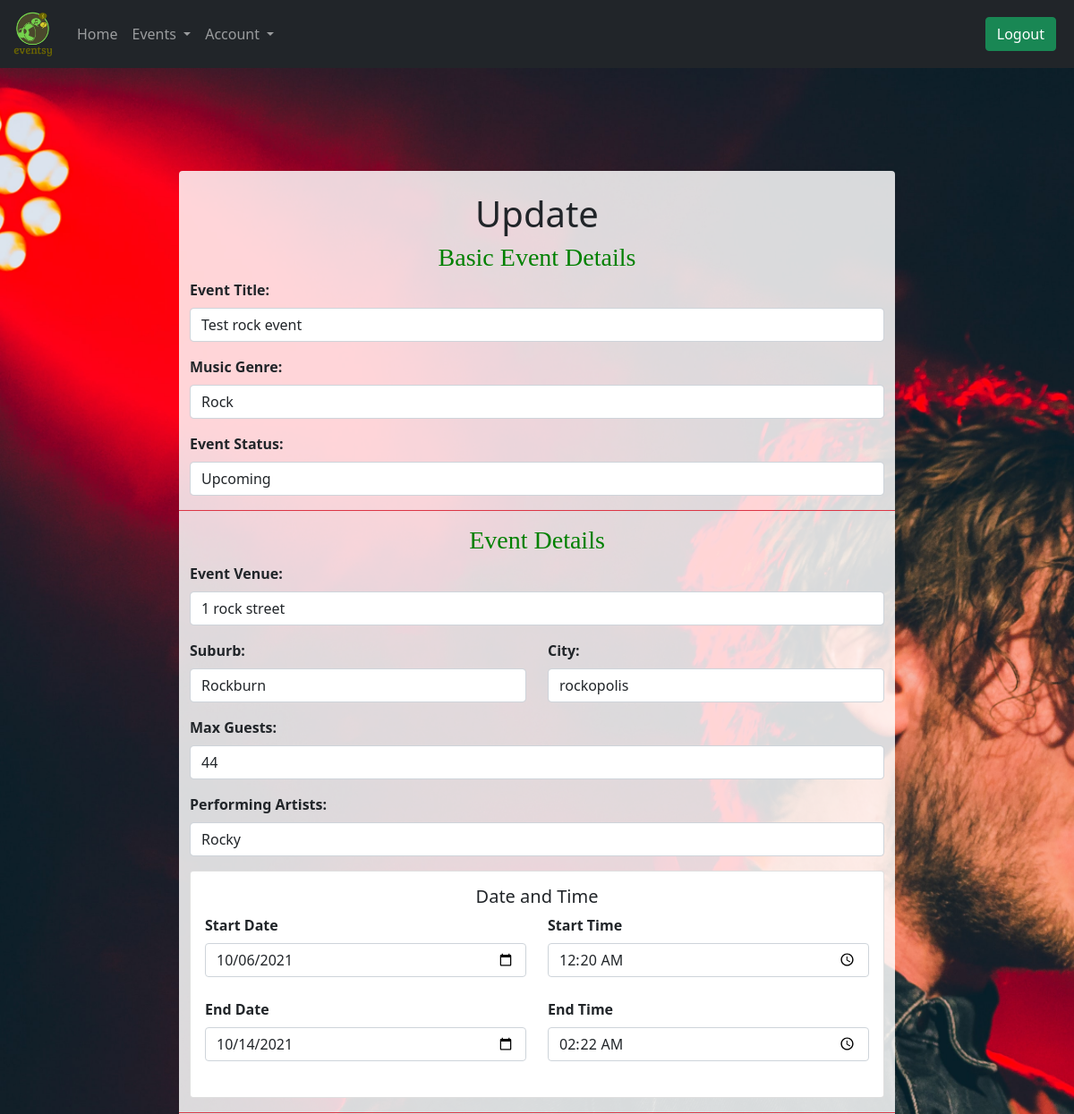
/events/2/update (signed in, upper part), run on an earlier commit of the app's database.
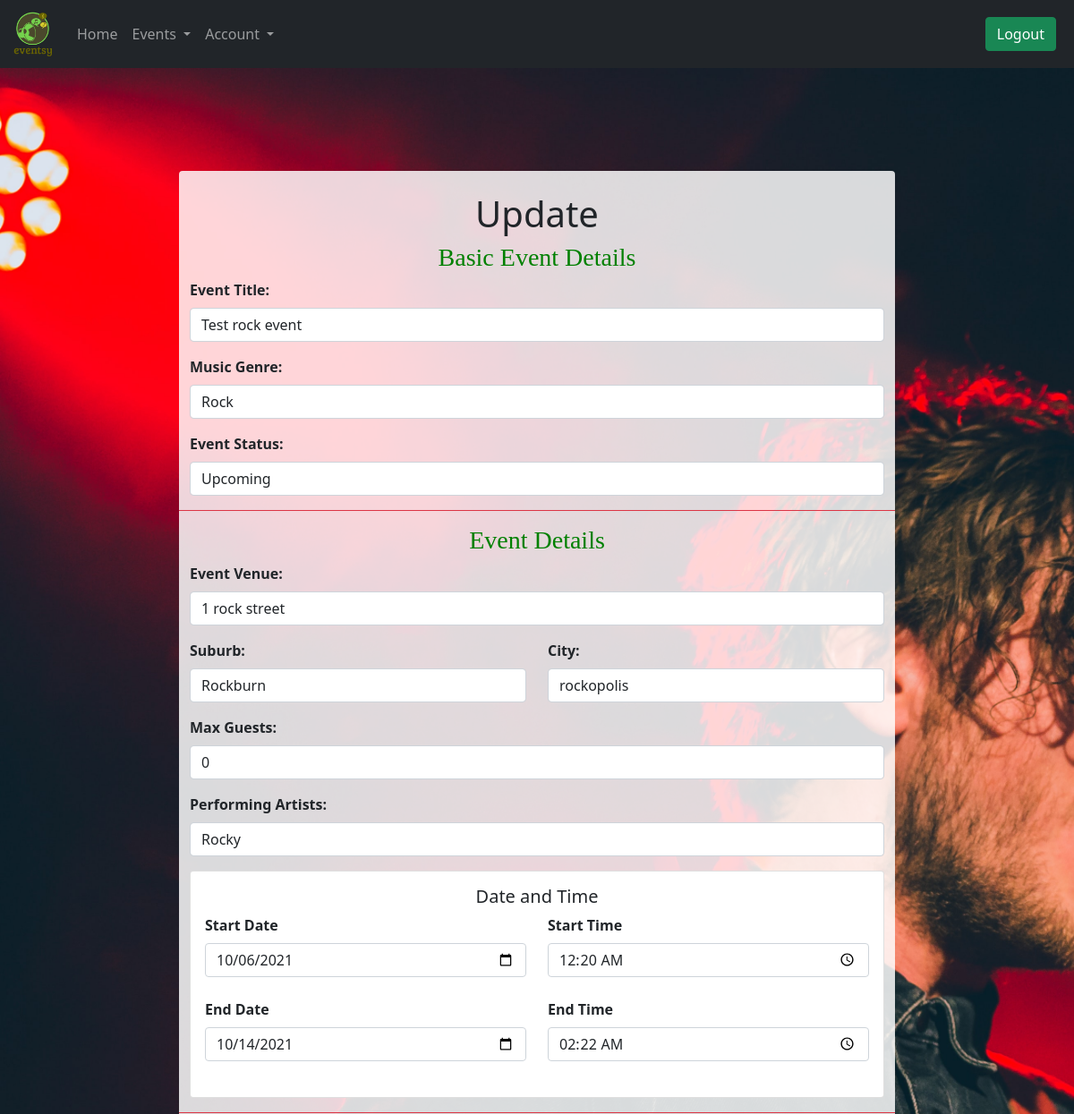
And on a later commit of the database.
### Website/models.py (models this page shows, shortened)
class Event(db.Model):
    __tablename__ = 'events'
    id = db.Column(db.Integer, primary_key=True)
    title = db.Column(db.String(80), nullable=False)
    startdate = db.Column(db.Date, nullable=False)
    enddate = db.Column(db.Date, nullable=False)
    status = db.Column(db.String(30), nullable=False)
    starttime = db.Column(db.Time, nullable=False)
    endtime = db.Column(db.Time, nullable=False)
    address = db.Column(db.String, nullable=False)
    city = db.Column(db.String(80))
    suburb = db.Column(db.String(80))
    maxguests = db.Column(db.Integer, nullable=False)
    image = db.Column(db.String(400))
    type = db.Column(db.String(80))
    description = db.Column(db.String(200))
    description_header = db.Column(db.String(100))
    artist = db.Column(db.String(80), nullable=False)
    comments = db.relationship('Comment', backref='events')
    user = db.Column(db.Integer, db.ForeignKey('users.id'))
    name = db.relationship('User', backref='events')

### Website/event.py (the view)
@bp.route('/<id>/update', methods=['GET', 'POST'])
@login_required
def update(id):
    event = Event.query.filter_by(id=id).first()
    form = UpdateEvent()
    form.title.data = event.title
    form.startdate.data = event.startdate
    form.enddate.data = event.enddate
    form.starttime.data = event.starttime
    form.endtime.data = event.endtime
    form.address.data = event.address
    form.city.data = event.city
    form.suburb.data = event.suburb
    form.maxguests.data = event.maxguests
    form.type.data = event.type
    form.status.data = event.status
    form.description.data = event.description
    form.artist.data = event.artist
    form.description_header.data = event.description_header
    if form.validate_on_submit():
        newstartdate = create_date(request.form["startdate"])
        newenddate = create_date(request.form["enddate"])
        newstarttime = create_time(request.form["starttime"])
        newendtime = create_time(request.form["endtime"])
        print("newstart" + str(newstartdate))
        print("newend" + str(newenddate))
        if newstartdate > newenddate:
            flash("End Date cannot be prior to start date")
            return redirect(url_for('event.update', id=id))
        else:
            event.startdate = newstartdate
            event.enddate = newenddate
            event.title = request.form["title"]
            event.starttime = newstarttime
            event.endtime = newendtime
            event.address = request.form["address"]
            event.city = request.form["city"]
            event.suburb = request.form["city"]
            event.maxguests = request.form["maxguests"]
            event.type = request.form["type"]
            event.status = request.form["status"]
            event.description = request.form["description"]
            event.artist = request.form["artist"]
            event.description_header = request.form["description_header"]
            db.session.commit()
            print('Event updated successfully')
            flash("Event updated successfully")
            return redirect(url_for('event.myevents'))
    else:
        return render_template('forms.html', form=form, heading="Update", id=id)

### Website/__init__.py (called while the page is built)
def create_app():
    app = Flask(__name__)
    bootstrap = Bootstrap(app)
    login_manager = LoginManager()
    login_manager.login_view = 'auth.login'
    login_manager.init_app(app)
    from .models import User
    @login_manager.user_loader
    def load_user(user_id):
        return User.query.get(int(user_id))
    newkey = random.Random()
    key = newkey.randint(1, 100000000)
    keystring = str(key)
    app.secret_key = keystring
    print(f" * Secret key: {app.secret_key}")
    app.config['SQLALCHEMY_DATABASE_URI'] = 'sqlite:///musicdb.sqlite'
    db.init_app(app)
    UPLOAD_FOLDER = 'static/images/event_imgs/'
    app.config['UPLOAD_FOLDER'] = UPLOAD_FOLDER
    from . import views
    app.register_blueprint(views.bp)
    from . import auth
    app.register_blueprint(auth.bp)
    from . import event
    app.register_blueprint(event.bp)
    return app

### Website/templates/forms.html (shortened to what the changed rows need)
{% extends "base.html" %}
{% import "bootstrap/wtf.html" as wtf %}
{% block content %}
{% if heading|lower == "create an event" %}
<div class="container-fluid d-flex flex-column justify-content-center text-center event_form">
    <div class="row d-flex justify-content-center mt-3 mb-3 scroll">
        <div class="login_form col-sm-8 col-lg-8 rounded-2 pt-3">
            {% elif heading|lower == "update" %}
            <div class="container-fluid d-flex flex-column justify-content-center text-center event_form">
                <div class="row d-flex justify-content-center mt-3 mb-3 scroll">
                    <div class="login_form col-sm-8 col-lg-8 rounded-2 pt-3">
                        {% elif heading|lower != "create an event" %}
                        <div class="container-fluid d-flex flex-column justify-content-center text-center auth_form">
                            <div class="row d-flex justify-content-center mx-2">
                                <div class="login_form col-sm-7 col-md-6 col-lg-4 rounded-2 pt-3">
                                    {% endif %}
                                    <div class="col mx-auto mt-2">
                                        <div class="page-header">
                                            <h1>{{heading}}</h1>
                                        </div>
                                        {% if heading|lower == 'login' %}
                                        <p>New user? <a href="{{ url_for('auth.register') }}">Click here</a> to
                                            register.</p>
                                        {% elif heading|lower == 'register form' %}
                                        <p>Already a user? <a href="{{ url_for('auth.login') }}">Click here</a> to log
                                            in.</p>
                                        {% elif heading|lower == "update" %}
                                        <form method="POST" action="{{ url_for('event.update', id=id)}}"
                                            enctype="multipart/form-data">
                                            <div class="row mb-3 mr-4 ml-4">
                                                <div class="generalInfo border-bottom border-danger">
                                                    <div class="generalInfoHeading">
                                                        <h3> Basic Event Details </h3>
                                                    </div>
                                                    <div>
                                                        <strong><label class="form-label" for="EventTitle"> Event
                                                                Title:</label></strong>
                                                        {{form.title(class_="form-control",
                                                        placeholder="Be clear and Descriptive")}}
                                                    </div>
                                                    <div class=" mt-3 mb-3">
                                                        <strong><label class="form-label" for="Organiser"> Music
                                                                Genre:</label></strong>
                                                        {{form.type(class_="form-control")}}
                                                    </div>
                                                    <div class=" mt-3 mb-3">
                                                        <strong><label class="form-label" for="Status">Event
                                                                Status:</label></strong>
                                                        {{form.status(class_="form-control")}}
                                                    </div>
                                                </div>
                                            </div>
                                            <div class="row mb-3">
                                                <div class="EventSpecific border-bottom border-danger">
                                                    <div class="generalInfoHeading">
                                                        <h3> Event Details</h3>
                                                    </div>
                                                    <div>
                                                        <strong><label class="form-label" for="EventVenue"> Event
                                                                Venue:</label></strong>
                                                        {{form.address(class_="form-control",placeholder="Enter
                                                        venue")}}
                                                    </div>
                                                    <div class="mt-3 row mb-3">
                                                        <div class="col-md-6">
                                                            <div class="form-outline">
                                                                <strong><label class="form-label"
                                                                        for="Suburb">Suburb:</label></strong>
                                                                {{form.suburb(class_="form-control",placeholder="Enter
                                                                Suburb")}}
                                                            </div>
                                                        </div>
                                                        <div class="col">
                                                            <div class="form-outline">
                                                                <strong><label class="form-label"
                                                                        for="City">City:</label></strong>
                                                                {{form.city(class_="form-control",placeholder="Enter
                                                                City")}}
                                                            </div>
                                                        </div>
                                                    </div>
                                                    <div class=" mt-3 mb-3">
                                                        <strong><label class="form-label" for="Max-guests"> Max
                                                                Guests:</label></strong>
                                                        {{form.maxguests(class_="form-control",
                                                        placeholder="Capacity for the Event")}}
                                                    </div>
                                                    <div>
                                                        <strong><label class="form-label" for="PerformingArtists">
                                                                Performing
                                                                Artists:</label></strong>
                                                        {{form.artist(class_="form-control",placeholder="Names of artist
                                                        Performing
                                                        ")}}
                                                    </div>
                                                    <div class=" mt-3 mb-3 ">
                                                        <div class="card d-block mx-auto ">
                                                            <div class="card-body">
                                                                <h5 class="card-title">Date and Time</h5>
                                                                <div>
                                                                    <div class="row mb-4 ">
                                                                        <div class="col-md-6">
                                                                            <div class="form-outline">
                                                                                <strong><label class="form-label"
                                                                                        for="EventStartDate">Start
                                                                                        Date</label></strong>
                                                                                {{form.startdate(type="date",
                                                                                class_="form-control")}}
                                                                            </div>
                                                                        </div>
                                                                        <div class="col">
                                                                            <div class="form-outline">
                                                                                <strong><label class="form-label"
                                                                                        for="EventStartTime">Start
                                                                                        Time</label></strong>
                                                                                {{form.starttime(type="time",
                                                                                class_="form-control")}}
                                                                            </div>
                                                                        </div>
                                                                    </div>
                                                                    <div class="row mb-4 ">
                                                                        <div class="col-md-6">
                                                                            <div class="form-outline">
                                                                                <strong><label class="form-label"
                                                                                        for="EventEndDate">End
                                                                                        Date</label></strong>
                                                                                {{form.enddate(type="date",
                                                                                class_="form-control")}}
                                                                            </div>
                                                                        </div>
                                                                        <div class="col">
                                                                            <div class="form-outline">
                                                                                <strong><label class="form-label"
                                                                                        for="EventEndTime">End
                                                                                        Time</label></strong>
                                                                                {{form.endtime(type="time",
                                                                                class_="form-control")}}
                                                                            </div>
                                                                        </div>
                                                                    </div>
                                                                </div>
                                                            </div>
                                                        </div>
                                                    </div>
                                                </div>
                                            </div>
                                        </form>
                                        {% endif %}
                                    </div>
                                </div>
                            </div>
                        </div>
{% endblock %}

What changed in the data, as far as the page shows it:
changed Event "Test rock event": maxguests "44" → "0"
